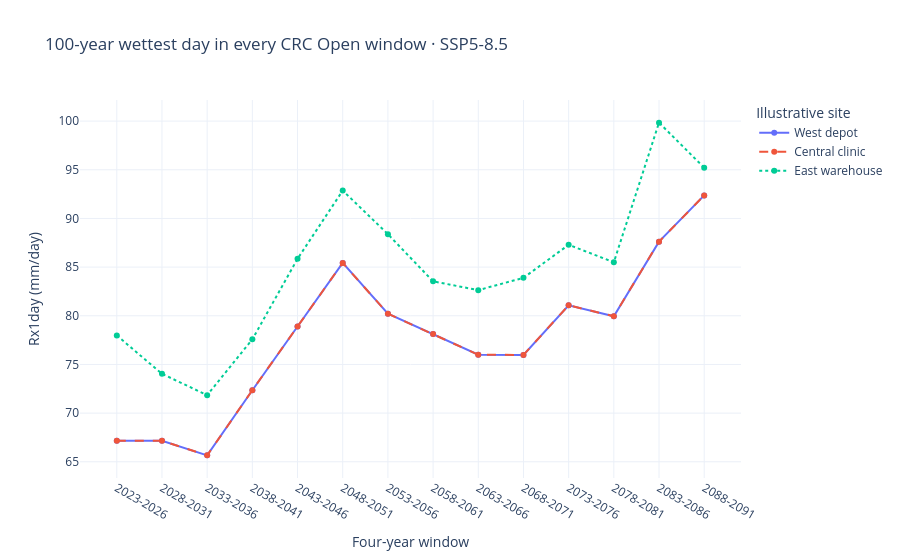

The notebook cell this image was saved under:
### Markdown cell above
## Compare future windows

The 100-year value in each window, relative to the first chosen window
(2028–2031). Both are SSP5-8.5 futures: this is change *within* the projection,
not change from a historical baseline. The chart reads every window in the
release for the same cells.

### Code cell
rp100 = values[values.query_value == 100].pivot(index="asset_id", columns="window", values="value")
first = label[chosen[YEARS[0]].id]
screening = rp100.copy()
for window in rp100.columns.drop(first):
    screening[f"change {first} → {window} (%)"] = (rp100[window] / rp100[first] - 1) * 100
display(screening.round(1))

every_window = (
    rx1day.evaluate(Assets(SITES)).return_periods([100]).read(runtime=RUNTIME).table.to_pandas()
)
every_window["start"] = every_window.period_id.map({p.id: p.start for p in windows})
fig = go.Figure([
    go.Scatter(x=[f"{s}-{s + 3}" for s in group.start], y=group.value, mode="lines+markers", name=site,
               line=dict(dash=("solid", "dash", "dot")[index % 3]))
    for index, (site, group) in enumerate(every_window.sort_values("start").groupby("asset_id", sort=False))
])
fig.update_layout(title="100-year wettest day in every CRC Open window · SSP5-8.5",
                  xaxis_title="Four-year window", yaxis_title="Rx1day (mm/day)", legend_title="Illustrative site")
fig.show()

### Figure 1 — Plotly figure (JSON) as saved in the notebook; plotly's stock layout.template omitted (floating-point values rounded to 4 significant figures)
{"data": [{"line": {"dash": "solid"}, "mode": "lines+markers", "name": "West depot", "type": "scatter", "x": ["2023-2026", "2028-2031", "2033-2036", "2038-2041", "2043-2046", "2048-2051", "2053-2056", "2058-2061", "2063-2066", "2068-2071", "2073-2076", "2078-2081", "2083-2086", "2088-2091"], "y": [67.16, 67.16, 65.66, 72.35, 78.9, 85.43, 80.21, 78.13, 75.99, 75.98, 81.08, 79.94, 87.61, 92.37]}, {"line": {"dash": "dash"}, "mode": "lines+markers", "name": "Central clinic", "type": "scatter", "x": ["2023-2026", "2028-2031", "2033-2036", "2038-2041", "2043-2046", "2048-2051", "2053-2056", "2058-2061", "2063-2066", "2068-2071", "2073-2076", "2078-2081", "2083-2086", "2088-2091"], "y": [67.16, 67.16, 65.66, 72.35, 78.9, 85.43, 80.21, 78.13, 75.99, 75.98, 81.08, 79.94, 87.61, 92.37]}, {"line": {"dash": "dot"}, "mode": "lines+markers", "name": "East warehouse", "type": "scatter", "x": ["2023-2026", "2028-2031", "2033-2036", "2038-2041", "2043-2046", "2048-2051", "2053-2056", "2058-2061", "2063-2066", "2068-2071", "2073-2076", "2078-2081", "2083-2086", "2088-2091"], "y": [77.97, 74.04, 71.84, 77.58, 85.85, 92.86, 88.38, 83.54, 82.63, 83.9, 87.29, 85.49, 99.84, 95.21]}], "layout": {"legend": {"title": {"text": "Illustrative site"}}, "title": {"text": "100-year wettest day in every CRC Open window · SSP5-8.5"}, "xaxis": {"title": {"text": "Four-year window"}}, "yaxis": {"title": {"text": "Rx1day (mm/day)"}}}}
